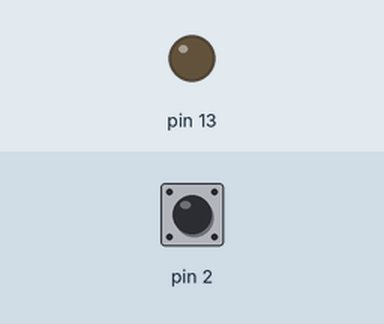
Simulated run of this sketch. Board: Arduino Uno, built with avr-gcc and run on an emulated ATmega328P. Shown: output pins drawn as LEDs (lit = HIGH). Dashed ring = blinking. The test bench sets the inputs (shaded band); at power-on: pin 2 HIGH.

Above: at 1.2 s.
1.3 s: pin 2 pulled LOW for 3.2 s
At 2.1 s:
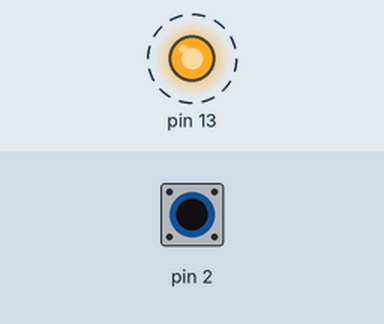
6.0 s: pin 2 pulled LOW for 0.15 s
At 7.2 s:
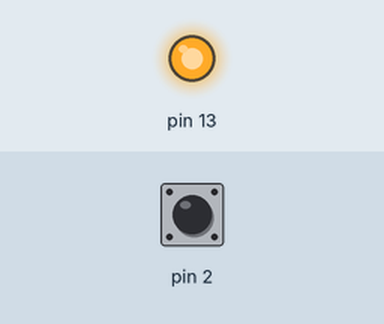
7.6 s: pin 2 pulled LOW for 1 s
At 8.4 s:
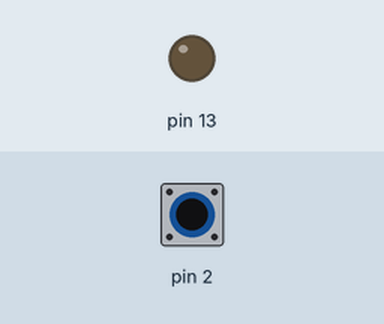
Timing chart, 0 to 10.6 s (numbered marks = the images above; inputs shaded):
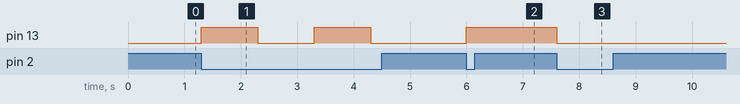

The sketch:

PushButton_LED.ino
```cpp
int LED=0 ;


void setup() {
  pinMode(13,OUTPUT);
  pinMode(2,INPUT_PULLUP);
}

void Turn_ON(){
  digitalWrite(13,1);
  delay(1000);
  LED=1;
}

void Turn_OFF (){
  digitalWrite(13,0);
  delay(1000);
  LED=0;
}

void loop() {
  int Button=digitalRead(2);

  if (Button==0&&LED==0){
    Turn_ON();

  }
  else if (Button==0&&LED==1){
    Turn_OFF();
  }

}
```

Measured:
- after the input at 1.3 s, pin 13: alternates HIGH for 1.0 s and LOW for 1.0 s, starting at once
- after the input at 6.0 s, pin 13: LOW → HIGH at once
- after the input at 7.6 s, pin 13: HIGH → LOW at once
